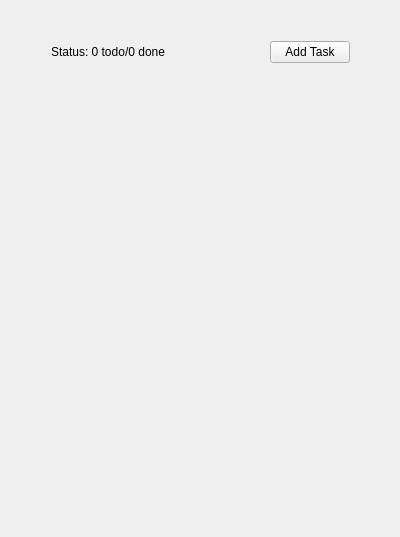
<?xml version="1.0" encoding="UTF-8"?>
<ui version="4.0">
 <class>MainWindow</class>
 <widget class="QMainWindow" name="MainWindow">
  <property name="geometry">
   <rect>
    <x>0</x>
    <y>0</y>
    <width>400</width>
    <height>537</height>
   </rect>
  </property>
  <property name="windowTitle">
   <string>Todo</string>
  </property>
  <widget class="QWidget" name="centralWidget">
   <widget class="QWidget" name="verticalLayoutWidget_2">
    <property name="geometry">
     <rect>
      <x>40</x>
      <y>30</y>
      <width>321</width>
      <height>461</height>
     </rect>
    </property>
    <layout class="QVBoxLayout" name="verticalLayout">
     <item>
      <layout class="QHBoxLayout" name="toolbarLayout">
       <item>
        <widget class="QLabel" name="statusLabel">
         <property name="text">
          <string>Status: 0 todo/0 done</string>
         </property>
        </widget>
       </item>
       <item>
        <spacer name="horizontalSpacer">
         <property name="orientation">
          <enum>Qt::Horizontal</enum>
         </property>
         <property name="sizeHint" stdset="0">
          <size>
           <width>40</width>
           <height>20</height>
          </size>
         </property>
        </spacer>
       </item>
       <item>
        <layout class="QVBoxLayout" name="tasksLayout"/>
       </item>
       <item>
        <widget class="QPushButton" name="addTaskButton">
         <property name="text">
          <string>Add Task</string>
         </property>
        </widget>
       </item>
      </layout>
     </item>
     <item>
      <spacer name="verticalSpacer">
       <property name="orientation">
        <enum>Qt::Vertical</enum>
       </property>
       <property name="sizeHint" stdset="0">
        <size>
         <width>20</width>
         <height>40</height>
        </size>
       </property>
      </spacer>
     </item>
    </layout>
   </widget>
  </widget>
 </widget>
 <layoutdefault spacing="6" margin="11"/>
 <resources/>
 <connections/>
</ui>
